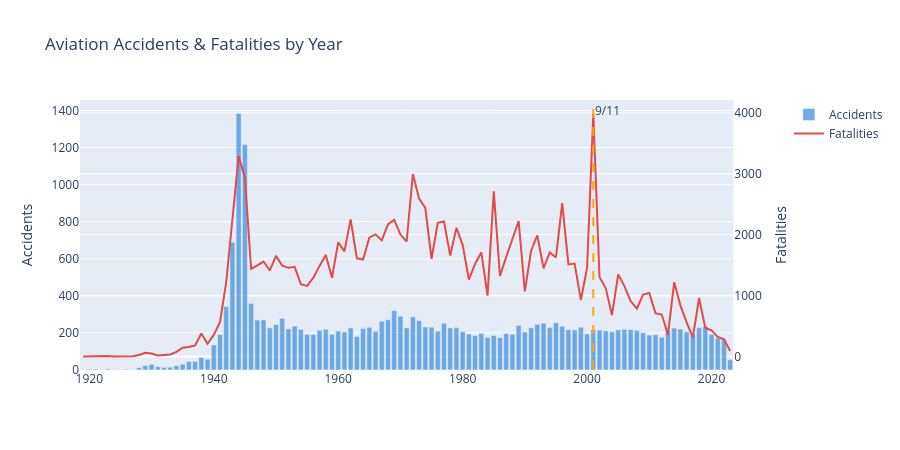

The code cell stored with this chart in its notebook:
### Code cell
# --- Chart 2: Accidents & Fatalities by Year (interactive) ---
yearly = df.groupby('year').agg(
    accidents=('date', 'count'),
    fatalities=('fatalities', 'sum')
).reset_index()

fig = make_subplots(specs=[[{'secondary_y': True}]])
fig.add_trace(go.Bar(x=yearly['year'], y=yearly['accidents'],
                     name='Accidents', marker_color='#378ADD', opacity=0.7), secondary_y=False)
fig.add_trace(go.Scatter(x=yearly['year'], y=yearly['fatalities'],
                         name='Fatalities', line=dict(color='#E24B4A', width=2),
                         mode='lines'), secondary_y=True)
fig.add_vline(x=2001, line_dash='dash', line_color='orange',
              annotation_text='9/11', annotation_position='top right')
fig.update_layout(title='Aviation Accidents & Fatalities by Year', height=450)
fig.update_yaxes(title_text='Accidents', secondary_y=False)
fig.update_yaxes(title_text='Fatalities', secondary_y=True)
fig.show()
fig.write_image(f'{OUTPUT_DIR}\\accidents_by_year.png', scale=2)

### Figure 1 — Plotly figure (JSON) as saved in the notebook; plotly's stock layout.template omitted (floating-point values rounded to 4 significant figures)
{"data": [{"marker": {"color": "#378ADD"}, "name": "Accidents", "opacity": 0.7, "type": "bar", "x": [1919, 1920, 1921, 1922, 1923, 1924, 1925, 1926, 1927, 1928, 1929, 1930, 1931, 1932, 1933, 1934, 1935, 1936, 1937, 1938, 1939, 1940, 1941, 1942, 1943, 1944, 1945, 1946, 1947, 1948, 1949, 1950, 1951, 1952, 1953, 1954, 1955, 1956, 1957, 1958, 1959, 1960, 1961, 1962, 1963, 1964, 1965, 1966, 1967, 1968, 1969, 1970, 1971, 1972, 1973, 1974, 1975, 1976, 1977, 1978, 1979, 1980, 1981, 1982, 1983, 1984, 1985, 1986, 1987, 1988, 1989, 1990, 1991, 1992, 1993, 1994, 1995, 1996, 1997, 1998, 1999, 2000, 2001, 2002, 2003, 2004, 2005, 2006, 2007, 2008, 2009, 2010, 2011, 2012, 2013, 2014, 2015, 2016, 2017, 2018, 2019, 2020, 2021, 2022, 2023], "xaxis": "x", "y": [1, 4, 5, 2, 6, 3, 2, 4, 2, 13, 24, 30, 18, 14, 15, 23, 31, 46, 46, 68, 58, 135, 191, 342, 689, 1384, 1217, 359, 269, 270, 227, 245, 278, 222, 237, 219, 192, 192, 215, 220, 192, 210, 205, 227, 181, 224, 230, 209, 263, 271, 320, 290, 227, 287, 267, 232, 231, 210, 252, 227, 228, 207, 194, 186, 198, 176, 186, 175, 197, 193, 241, 205, 228, 246, 252, 228, 255, 236, 218, 216, 231, 195, 217, 215, 211, 206, 217, 220, 218, 214, 201, 188, 190, 176, 210, 226, 221, 206, 194, 228, 235, 192, 172, 164, 55], "yaxis": "y"}, {"line": {"color": "#E24B4A", "width": 2}, "mode": "lines", "name": "Fatalities", "type": "scatter", "x": [1919, 1920, 1921, 1922, 1923, 1924, 1925, 1926, 1927, 1928, 1929, 1930, 1931, 1932, 1933, 1934, 1935, 1936, 1937, 1938, 1939, 1940, 1941, 1942, 1943, 1944, 1945, 1946, 1947, 1948, 1949, 1950, 1951, 1952, 1953, 1954, 1955, 1956, 1957, 1958, 1959, 1960, 1961, 1962, 1963, 1964, 1965, 1966, 1967, 1968, 1969, 1970, 1971, 1972, 1973, 1974, 1975, 1976, 1977, 1978, 1979, 1980, 1981, 1982, 1983, 1984, 1985, 1986, 1987, 1988, 1989, 1990, 1991, 1992, 1993, 1994, 1995, 1996, 1997, 1998, 1999, 2000, 2001, 2002, 2003, 2004, 2005, 2006, 2007, 2008, 2009, 2010, 2011, 2012, 2013, 2014, 2015, 2016, 2017, 2018, 2019, 2020, 2021, 2022, 2023], "xaxis": "x", "y": [1, 4, 2, 5, 7, 0, 3, 11, 3, 25, 62, 49, 18, 26, 34, 76, 145, 155, 181, 377, 209, 355, 565, 1222, 2309, 3290, 2933, 1439, 1496, 1559, 1413, 1652, 1493, 1456, 1473, 1186, 1159, 1293, 1488, 1667, 1292, 1876, 1726, 2252, 1612, 1591, 1951, 2005, 1907, 2168, 2246, 2002, 1889, 2997, 2592, 2439, 1604, 2194, 2218, 1657, 2112, 1834, 1263, 1519, 1708, 1000, 2712, 1324, 1634, 1943, 2225, 1070, 1737, 1988, 1448, 1708, 1627, 2519, 1512, 1526, 926, 1455, 3990, 1300, 1123, 678, 1347, 1156, 911, 786, 1017, 1043, 709, 689, 355, 1220, 840, 559, 315, 961, 469, 428, 321, 281, 88], "yaxis": "y2"}], "layout": {"annotations": [{"showarrow": false, "text": "9/11", "x": 2001, "xanchor": "left", "xref": "x", "y": 1, "yanchor": "top", "yref": "y domain"}], "height": 450, "shapes": [{"line": {"color": "orange", "dash": "dash"}, "type": "line", "x0": 2001, "x1": 2001, "xref": "x", "y0": 0, "y1": 1, "yref": "y domain"}], "title": {"text": "Aviation Accidents & Fatalities by Year"}, "xaxis": {"anchor": "y", "domain": [0, 0.94]}, "yaxis": {"anchor": "x", "domain": [0, 1], "title": {"text": "Accidents"}}, "yaxis2": {"anchor": "x", "overlaying": "y", "side": "right", "title": {"text": "Fatalities"}}}}
